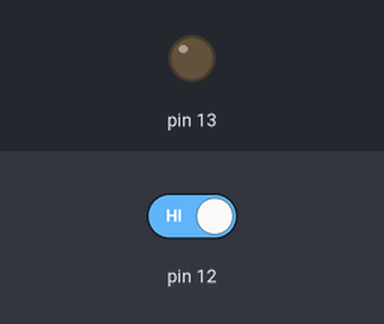
Simulated run of this sketch. Board: Arduino Uno, built with avr-gcc and run on an emulated ATmega328P. On the bench: output pins drawn as LEDs (lit = HIGH). The test bench sets the inputs (shaded band); at power-on: pin 12 HIGH.

Above: at 1.2 s.
1.3 s: pin 12 driven LOW
At 1.6 s:
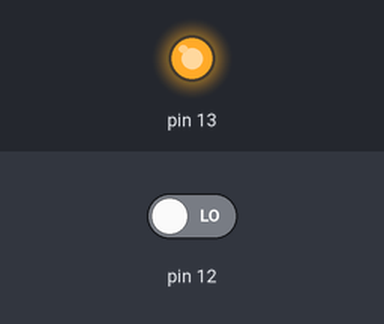
2.8 s: pin 12 driven HIGH
At 4.0 s:
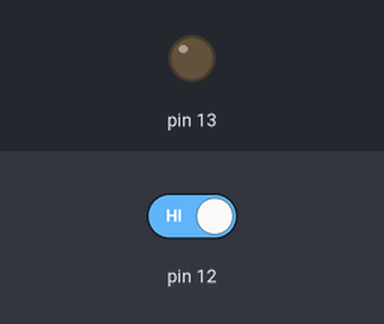
Timing chart, 0 to 5.8 s (numbered marks = the images above; inputs shaded):
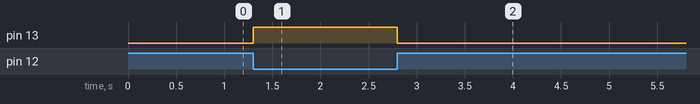

The sketch:

IR_sensor.ino
```cpp
void setup() {
  Serial.begin(9600);
  pinMode(12,INPUT);
  pinMode(13,OUTPUT);

}

void loop() {
  int IR_out = digitalRead(12);
  if(IR_out == 0){ // Triggers the LEÐ ON if IR senor detects obstacle
    digitalWrite(13,HIGH);
  }
  else{
    digitalWrite(13,LOW);
  }

}
```

Measured:
- after the input at 1.3 s, pin 13: LOW → HIGH at once
- after the input at 2.8 s, pin 13: HIGH → LOW at once
